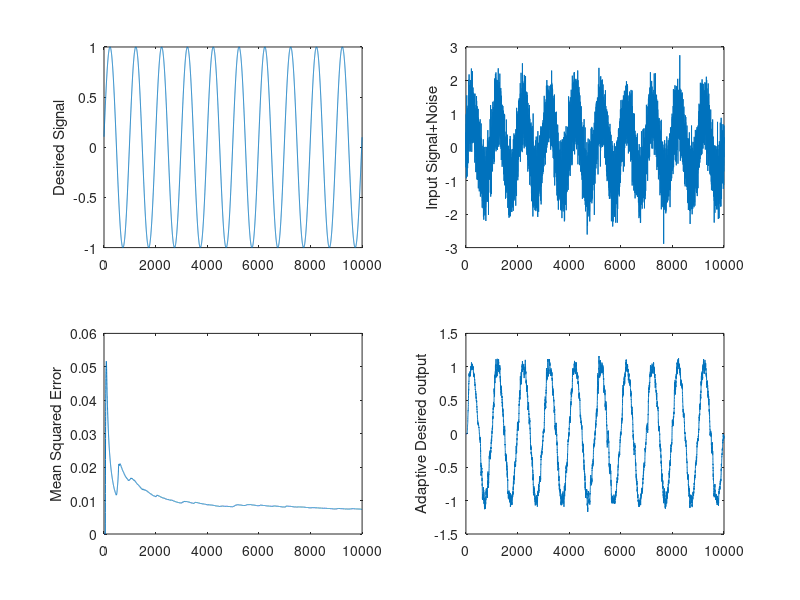

MATLAB code for this plot:
clear
close all

N=10000;    %Length of input in samples
t=[0:N-1];  %vector N integers incrementing from 0
w0=0.001;   %frequency of sinewave test input
phi=0.1;    %phase for sinewave test input
d=sin(2*pi*[1:N]*w0+phi);   %desired signal in our case just a sinewave
x=d+randn(1,N)*0.5;         %signal with noise                 %step size
a = 1;                      %bias for normalized LMS
M = 50;                     %LMS filter order
w=zeros(M,N);               %initialize weight vector
u=.1;                    %adaptation rate constant
for i=(M+1):N
   e(i) = d(i) -  x((i-(M)+1):i)*w(:,i);    %error calculation
   mu = u/(x((i-(M)+1):i)*x((i-(M)+1):i)' + a);     %step size normalization
   w(:,i+1) = w(:,i) + mu * e(i) * x((i-(M)+1):i)'; %weight update equation
end
for i=(M+1):N
    yd(i) = x((i-(M)+1):i)*w(:,i);  %calculate the filtered noisy input
end

for i=1:length(e)
    mse(i)= mean(e(1:i).^2);    %calculate mean squared error for plotting
end

subplot(221),plot(t,d),ylabel('Desired Signal'),
subplot(222),plot(t,x),ylabel('Input Signal+Noise'),
subplot(223),plot(t,mse),ylabel('Mean Squared Error'),
subplot(224),plot(t,yd),ylabel('Adaptive Desired output');
